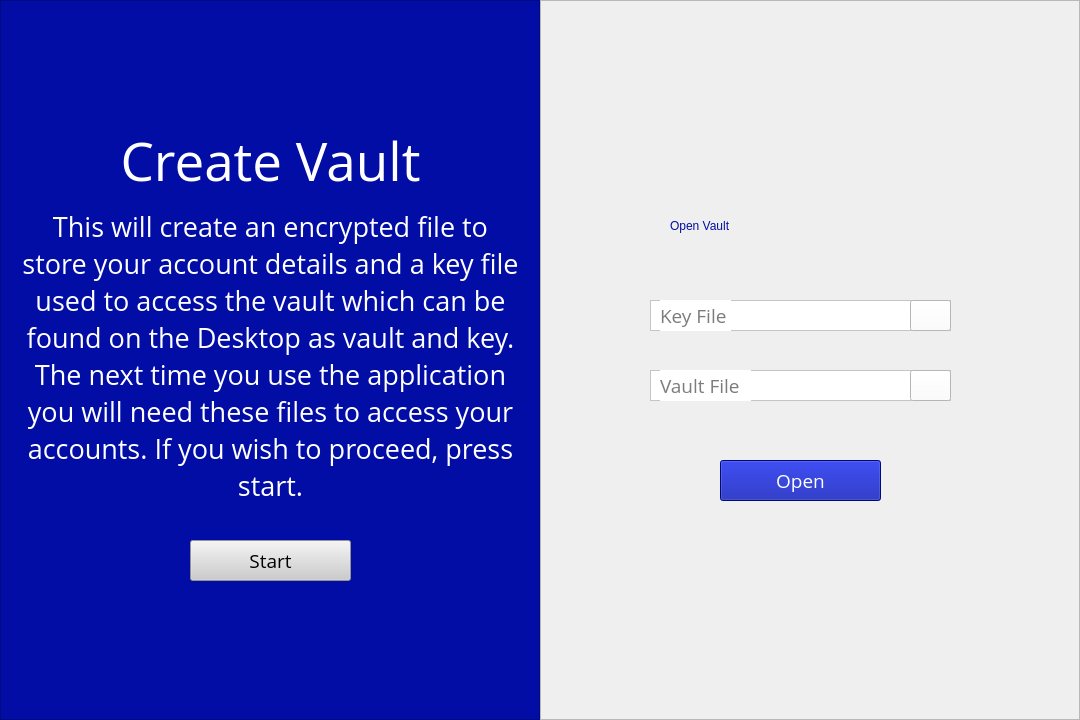
<?xml version="1.0" encoding="UTF-8"?>
<ui version="4.0">
 <class>startPage</class>
 <widget class="QWidget" name="startPage">
  <property name="geometry">
   <rect>
    <x>0</x>
    <y>0</y>
    <width>1080</width>
    <height>720</height>
   </rect>
  </property>
  <property name="minimumSize">
   <size>
    <width>1080</width>
    <height>720</height>
   </size>
  </property>
  <property name="maximumSize">
   <size>
    <width>1080</width>
    <height>720</height>
   </size>
  </property>
  <property name="baseSize">
   <size>
    <width>1080</width>
    <height>720</height>
   </size>
  </property>
  <property name="windowTitle">
   <string>The Vault</string>
  </property>
  <widget class="QFrame" name="createVault">
   <property name="geometry">
    <rect>
     <x>0</x>
     <y>0</y>
     <width>540</width>
     <height>720</height>
    </rect>
   </property>
   <property name="styleSheet">
    <string notr="true">background-color: rgb(2, 13, 165);</string>
   </property>
   <property name="frameShape">
    <enum>QFrame::StyledPanel</enum>
   </property>
   <property name="frameShadow">
    <enum>QFrame::Raised</enum>
   </property>
   <widget class="QLabel" name="createVaultLabel">
    <property name="geometry">
     <rect>
      <x>110</x>
      <y>130</y>
      <width>321</width>
      <height>61</height>
     </rect>
    </property>
    <property name="font">
     <font>
      <family>Open Sans</family>
      <pointsize>40</pointsize>
     </font>
    </property>
    <property name="styleSheet">
     <string notr="true">color: rgb(255, 255, 255);</string>
    </property>
    <property name="text">
     <string>Create Vault</string>
    </property>
    <property name="alignment">
     <set>Qt::AlignCenter</set>
    </property>
   </widget>
   <widget class="QLabel" name="explainCreateVault">
    <property name="geometry">
     <rect>
      <x>20</x>
      <y>210</y>
      <width>501</width>
      <height>291</height>
     </rect>
    </property>
    <property name="font">
     <font>
      <family>Open Sans</family>
      <pointsize>20</pointsize>
     </font>
    </property>
    <property name="styleSheet">
     <string notr="true">color: rgb(255, 255, 255);</string>
    </property>
    <property name="text">
     <string>This will create an encrypted file to store your account details and a key file used to access the vault which can be found on the Desktop as vault and key. The next time you use the application you will need these files to access your accounts. If you wish to proceed, press start.</string>
    </property>
    <property name="alignment">
     <set>Qt::AlignCenter</set>
    </property>
    <property name="wordWrap">
     <bool>true</bool>
    </property>
   </widget>
   <widget class="QPushButton" name="startButton">
    <property name="geometry">
     <rect>
      <x>190</x>
      <y>540</y>
      <width>161</width>
      <height>41</height>
     </rect>
    </property>
    <property name="font">
     <font>
      <family>Open Sans</family>
      <pointsize>14</pointsize>
     </font>
    </property>
    <property name="cursor">
     <cursorShape>PointingHandCursor</cursorShape>
    </property>
    <property name="styleSheet">
     <string notr="true">;
background-color: rgb(204, 204, 204);</string>
    </property>
    <property name="text">
     <string>Start</string>
    </property>
   </widget>
  </widget>
  <widget class="QFrame" name="openVault">
   <property name="geometry">
    <rect>
     <x>540</x>
     <y>0</y>
     <width>540</width>
     <height>720</height>
    </rect>
   </property>
   <property name="styleSheet">
    <string notr="true"/>
   </property>
   <property name="frameShape">
    <enum>QFrame::StyledPanel</enum>
   </property>
   <property name="frameShadow">
    <enum>QFrame::Raised</enum>
   </property>
   <widget class="QLabel" name="openVaultLabel">
    <property name="geometry">
     <rect>
      <x>130</x>
      <y>190</y>
      <width>281</width>
      <height>71</height>
     </rect>
    </property>
    <property name="styleSheet">
     <string notr="true">color: rgb(2, 13, 165);
font: 40pt &quot;Open Sans&quot;;</string>
    </property>
    <property name="text">
     <string>Open Vault</string>
    </property>
   </widget>
   <widget class="QFrame" name="keyFileContainer">
    <property name="geometry">
     <rect>
      <x>110</x>
      <y>300</y>
      <width>301</width>
      <height>31</height>
     </rect>
    </property>
    <property name="styleSheet">
     <string notr="true">background-color: rgb(255, 255, 255);</string>
    </property>
    <property name="frameShape">
     <enum>QFrame::StyledPanel</enum>
    </property>
    <property name="frameShadow">
     <enum>QFrame::Raised</enum>
    </property>
    <widget class="QLabel" name="keyFileLabel">
     <property name="geometry">
      <rect>
       <x>10</x>
       <y>0</y>
       <width>71</width>
       <height>31</height>
      </rect>
     </property>
     <property name="font">
      <font>
       <family>Open Sans</family>
       <pointsize>14</pointsize>
      </font>
     </property>
     <property name="styleSheet">
      <string notr="true">color: rgb(124, 124, 124);</string>
     </property>
     <property name="text">
      <string>Key File</string>
     </property>
    </widget>
    <widget class="QPushButton" name="selectKeyFile">
     <property name="geometry">
      <rect>
       <x>260</x>
       <y>0</y>
       <width>41</width>
       <height>31</height>
      </rect>
     </property>
     <property name="cursor">
      <cursorShape>PointingHandCursor</cursorShape>
     </property>
     <property name="styleSheet">
      <string notr="true"/>
     </property>
     <property name="text">
      <string/>
     </property>
     <property name="icon">
      <iconset>
       <normaloff>../images/Icon awesome-folder-open.png</normaloff>../images/Icon awesome-folder-open.png</iconset>
     </property>
     <property name="iconSize">
      <size>
       <width>32</width>
       <height>32</height>
      </size>
     </property>
    </widget>
   </widget>
   <widget class="QFrame" name="vaultFileContainer">
    <property name="geometry">
     <rect>
      <x>110</x>
      <y>370</y>
      <width>301</width>
      <height>31</height>
     </rect>
    </property>
    <property name="styleSheet">
     <string notr="true">background-color: rgb(255, 255, 255);</string>
    </property>
    <property name="frameShape">
     <enum>QFrame::StyledPanel</enum>
    </property>
    <property name="frameShadow">
     <enum>QFrame::Raised</enum>
    </property>
    <widget class="QLabel" name="vaultFileLabel">
     <property name="geometry">
      <rect>
       <x>10</x>
       <y>0</y>
       <width>91</width>
       <height>31</height>
      </rect>
     </property>
     <property name="font">
      <font>
       <family>Open Sans</family>
       <pointsize>14</pointsize>
      </font>
     </property>
     <property name="styleSheet">
      <string notr="true">color: rgb(124, 124, 124);</string>
     </property>
     <property name="text">
      <string>Vault File</string>
     </property>
    </widget>
    <widget class="QPushButton" name="selectVaultFile">
     <property name="geometry">
      <rect>
       <x>260</x>
       <y>0</y>
       <width>41</width>
       <height>31</height>
      </rect>
     </property>
     <property name="cursor">
      <cursorShape>PointingHandCursor</cursorShape>
     </property>
     <property name="styleSheet">
      <string notr="true"/>
     </property>
     <property name="text">
      <string/>
     </property>
     <property name="icon">
      <iconset>
       <normaloff>../images/Icon awesome-folder-open.png</normaloff>../images/Icon awesome-folder-open.png</iconset>
     </property>
     <property name="iconSize">
      <size>
       <width>32</width>
       <height>32</height>
      </size>
     </property>
    </widget>
   </widget>
   <widget class="QPushButton" name="openButton">
    <property name="geometry">
     <rect>
      <x>180</x>
      <y>460</y>
      <width>161</width>
      <height>41</height>
     </rect>
    </property>
    <property name="font">
     <font>
      <family>Open Sans</family>
      <pointsize>14</pointsize>
      <weight>50</weight>
      <italic>false</italic>
      <bold>false</bold>
     </font>
    </property>
    <property name="cursor">
     <cursorShape>PointingHandCursor</cursorShape>
    </property>
    <property name="styleSheet">
     <string notr="true">color: rgb(255, 255, 255);
font: 14pt &quot;Open Sans&quot;;
background-color: rgb(2, 13, 165);</string>
    </property>
    <property name="text">
     <string>Open</string>
    </property>
    <property name="default">
     <bool>false</bool>
    </property>
    <property name="flat">
     <bool>false</bool>
    </property>
   </widget>
  </widget>
 </widget>
 <resources/>
 <connections/>
</ui>
